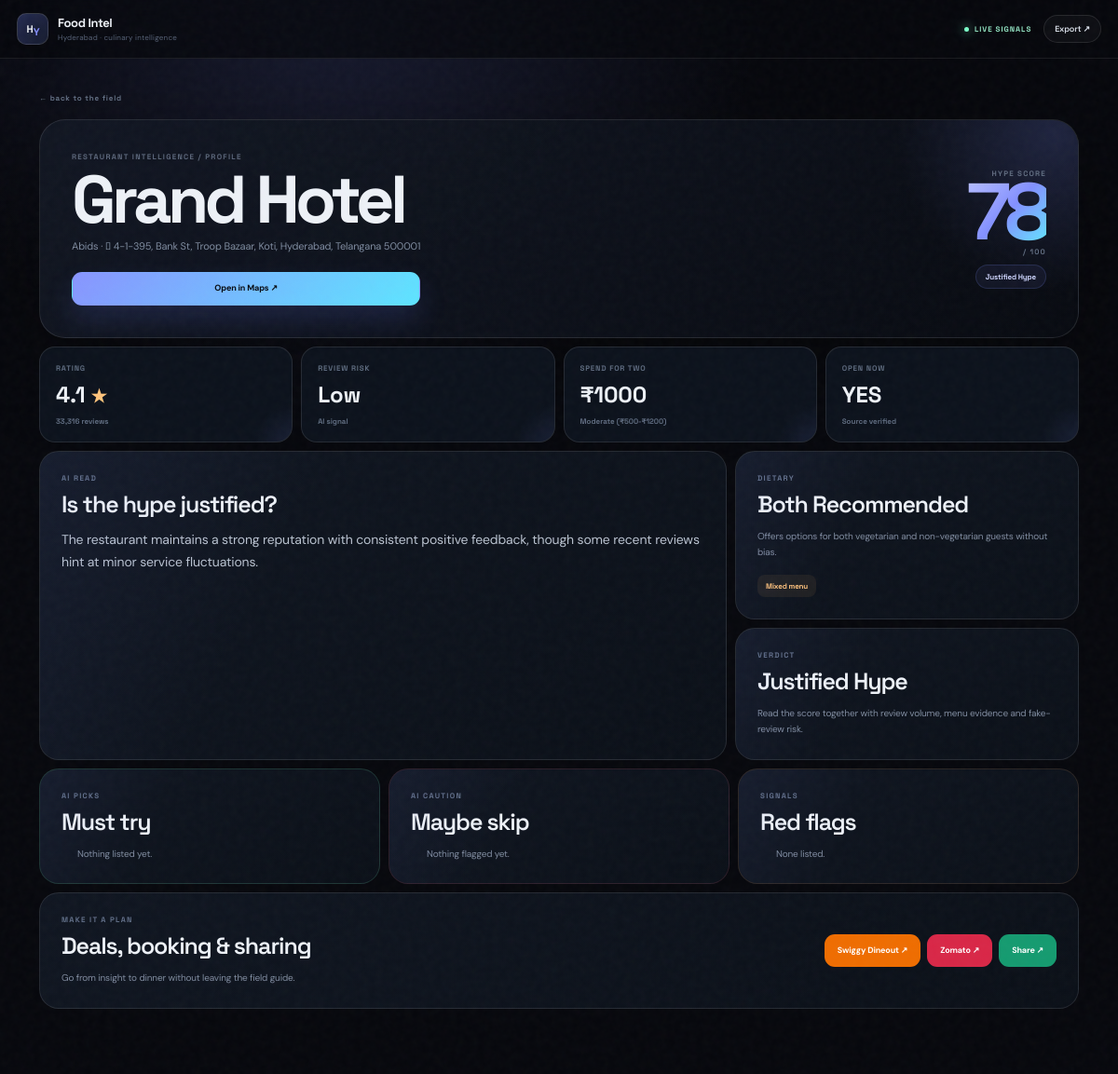
Screenshot of /restaurant/grand-hotel with the database file from the repository.
### tables this page shows
CREATE TABLE restaurants (
            id INTEGER PRIMARY KEY AUTOINCREMENT,
            slug TEXT UNIQUE NOT NULL,
            name TEXT NOT NULL,
            rating REAL,
            review_count INTEGER,
            locality TEXT,
            address TEXT,
            latitude REAL,
            longitude REAL,
            phone TEXT,
            website TEXT,
            phone_source TEXT,
            website_source TEXT,
            google_maps_url TEXT,
            opening_hours_json TEXT,
            is_open_now INTEGER,
            raw_menu_json TEXT,
            menu_source TEXT,
            qr_menu_url TEXT,
            menu_images_json TEXT,
            metadata_sources_json TEXT,
            social_context_json TEXT,
            ai_analysis_json TEXT,
            place_id TEXT,
            created_at TEXT,
            updated_at TEXT
        );

### app.py (the view)
@app.get("/restaurant/{slug}", response_class=HTMLResponse)
async def restaurant_profile(request: Request, slug: str):
    conn = get_db()
    restaurant = db.get_restaurant_by_slug(conn, slug)
    conn.close()
    if not restaurant:
        raise HTTPException(status_code=404, detail="Restaurant not found")
    deals = get_deal_links(restaurant)
    wa_url = whatsapp_share_url(restaurant)
    wa_text = whatsapp_share_text(restaurant)
    return TEMPLATES.TemplateResponse(
        request,
        "restaurant.html",
        {
            "r": restaurant,
            "deals": deals,
            "wa_url": wa_url,
            "wa_text": wa_text,
        },
    )

### templates/restaurant.html (shortened to what this page needs)
{% extends "base.html" %}
{% block content %}
{% set ai = r.ai_analysis or {} %}
<div class="restaurant-page">
  <a href="/" class="back-link magnetic">← back to the field</a>
  <header class="restaurant-hero reveal-block">
    <div class="hero-copy">
      <div class="eyebrow">RESTAURANT INTELLIGENCE / PROFILE</div>
      <h1>{{ r.name }}</h1>
      <p class="hero-location">{{ r.locality or "Hyderabad" }}{% if r.address %} · {{ r.address }}{% endif %}</p>
      <div class="hero-actions"><a href="{{ r.google_maps_url }}" target="_blank" class="primary-btn magnetic">Open in Maps ↗</a></div>
    </div>
    <div class="hero-score"><span>HYPE SCORE</span><strong>{{ ai.hype_score or "—" }}</strong><small>/ 100</small><em>{{ ai.hype_verdict or "Not rated" }}</em></div>
  </header>
  <section class="stat-grid reveal-block">
    <div class="intel-stat"><span>RATING</span><strong data-counter="{{ r.rating or 0 }}">{{ r.rating or "—" }} <small>★</small></strong><em>{{ "{:,}".format(r.review_count) if r.review_count else "No" }} reviews</em></div>
    <div class="intel-stat"><span>REVIEW RISK</span><strong>{{ ai.fake_review_risk or "—" }}</strong><em>AI signal</em></div>
    <div class="intel-stat"><span>SPEND FOR TWO</span><strong>₹{{ ai.calculated_spend_for_two or "—" }}</strong><em>{{ ai.budget_tier or "Budget not rated" }}</em></div>
    <div class="intel-stat"><span>OPEN NOW</span><strong>{{ "YES" if r.is_open_now else "NO" }}</strong><em>{{ r.menu_source or "Source verified" }}</em></div>
  </section>
  <section class="intel-grid reveal-block">
    <article class="feature-card feature-wide"><div class="card-kicker">AI READ</div><h2>Is the hype justified?</h2><p class="lead">{{ ai.hype_analysis_summary or "No AI summary is available for this restaurant yet." }}</p></article>
    <article class="feature-card"><div class="card-kicker">DIETARY</div><h2>{{ ai.dietary_warning or "No warning" }}</h2><p>{{ ai.dietary_warning_remarks or "No additional dietary remarks." }}</p><div class="signal {% if ai.is_pure_veg %}good{% endif %}">{{ "Pure vegetarian" if ai.is_pure_veg else "Mixed menu" }}</div></article>
    <article class="feature-card"><div class="card-kicker">VERDICT</div><h2>{{ ai.hype_verdict or "Unrated" }}</h2><p>Read the score together with review volume, menu evidence and fake-review risk.</p></article>
  </section>
  <section class="recommend-grid reveal-block"><article class="recommend-card try"><div class="card-kicker">AI PICKS</div><h2>Must try</h2><ul>{% for item in ai.must_try_items or [] %}<li>{{ item }}</li>{% else %}<li>Nothing listed yet.</li>{% endfor %}</ul></article><article class="recommend-card skip"><div class="card-kicker">AI CAUTION</div><h2>Maybe skip</h2><ul>{% for item in ai.skip_items or [] %}<li>{{ item }}</li>{% else %}<li>Nothing flagged yet.</li>{% endfor %}</ul></article><article class="recommend-card flags"><div class="card-kicker">SIGNALS</div><h2>Red flags</h2><ul>{% for flag in ai.red_flags or [] %}<li>{{ flag }}</li>{% else %}<li>None listed.</li>{% endfor %}</ul></article></section>
  <section class="deal-bar reveal-block"><div><div class="card-kicker">MAKE IT A PLAN</div><h2>Deals, booking & sharing</h2><p>Go from insight to dinner without leaving the field guide.</p></div><div class="deal-actions"><a class="deal swiggy magnetic" href="{{ deals.swiggy_dineout }}" target="_blank">Swiggy Dineout ↗</a><a class="deal zomato magnetic" href="{{ deals.zomato_gold }}" target="_blank">Zomato ↗</a><a class="deal whatsapp magnetic" href="{{ wa_url }}" target="_blank">Share ↗</a></div></section>
</div>
{% endblock %}

### rows the page displays
restaurants: name "Grand Hotel", locality "Abids", address " 4-1-395, Bank St, Troop Bazaar, Koti, Hyderabad, Telangana 500001", rating "4.1", review_count "33,316", is_open_now "YES"

### other values shown
{{ ai.hype_verdict or "Not rated" }} "Justified Hype"
{{ ai.fake_review_risk or "—" }} "Low"
{{ ai.calculated_spend_for_two or "—" }} "1000"
{{ ai.budget_tier or "Budget not rated" }} "Moderate (₹500-₹1200)"
{{ r.menu_source or "Source verified" }} "Source verified"
{{ ai.dietary_warning or "No warning" }} "Both Recommended"
{{ ai.dietary_warning_remarks or "No additional dietary remarks." }} "Offers options for both vegetarian and non-vegetarian guests without bias."
{{ "Pure vegetarian" if ai.is_pure_veg else "Mixed menu" }} "Mixed menu"
{{ ai.hype_verdict or "Unrated" }} "Justified Hype"
